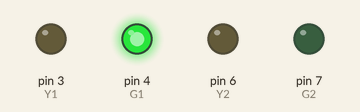
Simulated run of this sketch. Board: Arduino Uno, built with avr-gcc and run on an emulated ATmega328P. On the bench: output pins drawn as LEDs (lit = HIGH). Pins used as bus, display or sensor lines are not drawn.

Above: at 1.5 s.
At 3.5 s:
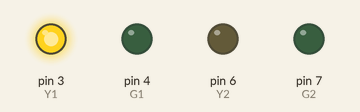
At 5.5 s:
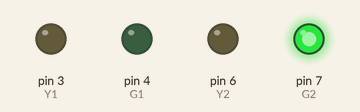
At 7.5 s:
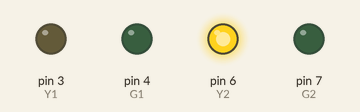
Timing chart, 0 to 10.4 s (numbered marks = the images above):
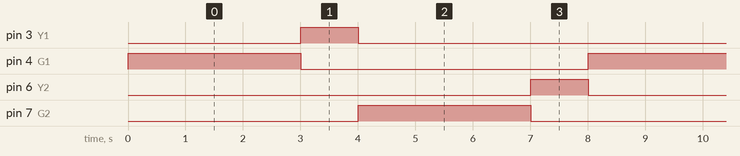

The sketch:

sketch.ino
```cpp
const int R1 = 2;
const int Y1 = 3;
const int G1 = 4;

const int R2 = 5;
const int Y2 = 6;
const int G2 = 7;

void setup() {
  pinMode(R1, OUTPUT);
  pinMode(Y1, OUTPUT);
  pinMode(G1, OUTPUT);

  pinMode(R2, OUTPUT);
  pinMode(Y2, OUTPUT);
  pinMode(G2, OUTPUT);
}

void loop() {

  // Road 1 Green, Road 2 Red
  digitalWrite(R1, LOW);
  digitalWrite(Y1, LOW);
  digitalWrite(G1, HIGH);

  digitalWrite(R2, HIGH);
  digitalWrite(Y2, LOW);
  digitalWrite(G2, LOW);

  delay(3000);

  // Road 1 Yellow
  digitalWrite(G1, LOW);
  digitalWrite(Y1, HIGH);

  delay(1000);

  // Road 1 Red
  digitalWrite(Y1, LOW);
  digitalWrite(R1, HIGH);

  // Road 2 Green
  digitalWrite(R2, LOW);
  digitalWrite(G2, HIGH);

  delay(3000);

  // Road 2 Yellow
  digitalWrite(G2, LOW);
  digitalWrite(Y2, HIGH);

  delay(1000);

  // Road 2 Red
  digitalWrite(Y2, LOW);
  digitalWrite(R2, HIGH);
}
```

Measured:
- by itself, pin 3 (Y1), pin 6 (Y2): alternates HIGH for 1.0 s and LOW for 7.0 s
- by itself, pin 4 (G1), pin 7 (G2): alternates HIGH for 3.0 s and LOW for 5.0 s
- by itself, everything shown: repeats every 8.0 s, in 5 steps
